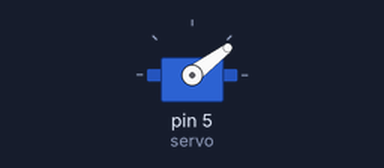
This sketch was run on a simulated Arduino Uno, built with avr-gcc and run on an emulated ATmega328P. Parts: servo.

Above: at 0.05 s.
At 0.15 s:
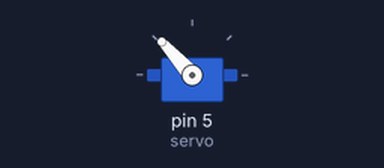
At 0.3 s:
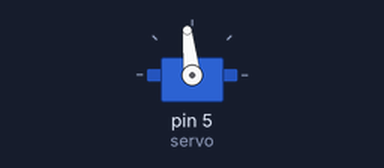
Timing chart, 0 to 3.0 s (numbered marks = the images above):
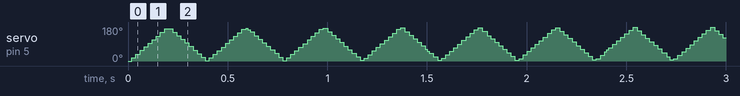

The sketch:

Prosthetic_arm.ino
```cpp
#include <Servo.h>

Servo servo;  // create servo object to control a servo

void setup() {
  servo.attach(5);  // attaches the servo on pin 9 to the servo objectư
  servo.write(0);   // rotate slowly servo to 0 degrees immediately
  servo.write(0);
}

void loop() {
  for (int pos = 0; pos <= 180; pos += 1) {  // rotate slowly from 0 degrees to 180 degrees, one by one degree
    // in steps of 1 degree
    servo.write(pos);  // control servo to go to position in variable 'pos'
    delay(1);         // waits 10ms for the servo to reach the position
  }

  for (int pos = 180; pos >= 0; pos -= 1) {  // rotate from 180 degrees to 0 degrees, one by one degree
    servo.write(pos);                        // control servo to go to position in variable 'pos'
    delay(1);                               // waits 10ms for the servo to reach the position
  }
}
```
